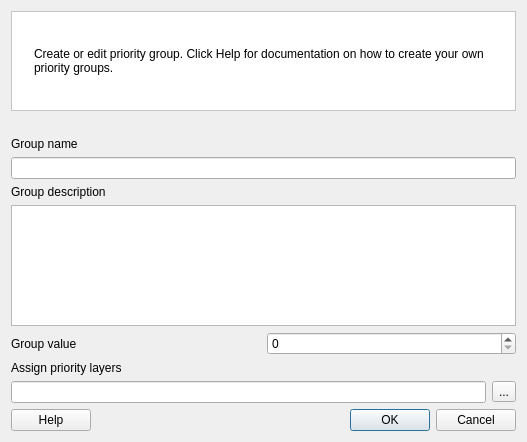
<?xml version="1.0" encoding="UTF-8"?>
<ui version="4.0">
 <class>PriorityGroupDialog</class>
 <widget class="QDialog" name="PriorityGroupDialog">
  <property name="geometry">
   <rect>
    <x>0</x>
    <y>0</y>
    <width>527</width>
    <height>442</height>
   </rect>
  </property>
  <property name="windowTitle">
   <string>Priority Group Dialog</string>
  </property>
  <layout class="QVBoxLayout" name="verticalLayout">
   <item>
    <widget class="QFrame" name="frame">
     <property name="sizePolicy">
      <sizepolicy hsizetype="Preferred" vsizetype="MinimumExpanding">
       <horstretch>0</horstretch>
       <verstretch>0</verstretch>
      </sizepolicy>
     </property>
     <property name="minimumSize">
      <size>
       <width>0</width>
       <height>100</height>
      </size>
     </property>
     <property name="maximumSize">
      <size>
       <width>16777215</width>
       <height>100</height>
      </size>
     </property>
     <property name="autoFillBackground">
      <bool>false</bool>
     </property>
     <property name="styleSheet">
      <string notr="true">background-color: rgb(255, 255, 255);</string>
     </property>
     <property name="frameShape">
      <enum>QFrame::StyledPanel</enum>
     </property>
     <property name="frameShadow">
      <enum>QFrame::Raised</enum>
     </property>
     <layout class="QHBoxLayout" name="horizontalLayout">
      <item>
       <widget class="QLabel" name="icon_la">
        <property name="sizePolicy">
         <sizepolicy hsizetype="Fixed" vsizetype="Fixed">
          <horstretch>0</horstretch>
          <verstretch>0</verstretch>
         </sizepolicy>
        </property>
        <property name="maximumSize">
         <size>
          <width>91</width>
          <height>81</height>
         </size>
        </property>
        <property name="text">
         <string/>
        </property>
        <property name="pixmap">
         <pixmap>../../../../../../../../../../../../../../.designer/icons/cplus_logo.svg</pixmap>
        </property>
        <property name="scaledContents">
         <bool>true</bool>
        </property>
       </widget>
      </item>
      <item>
       <widget class="QLabel" name="label_123">
        <property name="sizePolicy">
         <sizepolicy hsizetype="MinimumExpanding" vsizetype="Expanding">
          <horstretch>0</horstretch>
          <verstretch>0</verstretch>
         </sizepolicy>
        </property>
        <property name="text">
         <string>&lt;html&gt;&lt;head/&gt;&lt;body&gt;&lt;p&gt;Create or edit priority group. Click Help for documentation on how to create your own priority groups.&lt;/p&gt;&lt;/body&gt;&lt;/html&gt;</string>
        </property>
        <property name="scaledContents">
         <bool>false</bool>
        </property>
        <property name="wordWrap">
         <bool>true</bool>
        </property>
        <property name="openExternalLinks">
         <bool>true</bool>
        </property>
       </widget>
      </item>
     </layout>
    </widget>
   </item>
   <item>
    <spacer name="horizontalSpacer">
     <property name="orientation">
      <enum>Qt::Horizontal</enum>
     </property>
     <property name="sizeHint" stdset="0">
      <size>
       <width>40</width>
       <height>20</height>
      </size>
     </property>
    </spacer>
   </item>
   <item>
    <widget class="QLabel" name="label">
     <property name="text">
      <string>Group name</string>
     </property>
    </widget>
   </item>
   <item>
    <widget class="QLineEdit" name="group_name"/>
   </item>
   <item>
    <widget class="QLabel" name="label_2">
     <property name="text">
      <string>Group description</string>
     </property>
    </widget>
   </item>
   <item>
    <widget class="QTextEdit" name="group_description"/>
   </item>
   <item>
    <layout class="QHBoxLayout" name="horizontalLayout_2">
     <item>
      <widget class="QLabel" name="label_4">
       <property name="text">
        <string>Group value</string>
       </property>
      </widget>
     </item>
     <item>
      <widget class="QgsSpinBox" name="group_spin_box">
       <property name="suffix">
        <string/>
       </property>
       <property name="maximum">
        <number>5</number>
       </property>
      </widget>
     </item>
    </layout>
   </item>
   <item>
    <widget class="QLabel" name="label_3">
     <property name="text">
      <string>Assign priority layers</string>
     </property>
    </widget>
   </item>
   <item>
    <layout class="QHBoxLayout" name="horizontalLayout_4">
     <item>
      <widget class="QLineEdit" name="selected_layers_le"/>
     </item>
     <item>
      <widget class="QToolButton" name="select_layers_btn">
       <property name="toolTip">
        <string>Click to open selection dialog for the implementation models.</string>
       </property>
       <property name="text">
        <string>...</string>
       </property>
      </widget>
     </item>
    </layout>
   </item>
   <item>
    <layout class="QHBoxLayout" name="horizontalLayout_3">
     <item>
      <widget class="QPushButton" name="btn_help">
       <property name="text">
        <string>Help</string>
       </property>
      </widget>
     </item>
     <item>
      <spacer name="horizontalSpacer_2">
       <property name="orientation">
        <enum>Qt::Horizontal</enum>
       </property>
       <property name="sizeHint" stdset="0">
        <size>
         <width>198</width>
         <height>20</height>
        </size>
       </property>
      </spacer>
     </item>
     <item>
      <widget class="QDialogButtonBox" name="button_box">
       <property name="standardButtons">
        <set>QDialogButtonBox::Cancel|QDialogButtonBox::Ok</set>
       </property>
      </widget>
     </item>
    </layout>
   </item>
  </layout>
 </widget>
 <customwidgets>
  <customwidget>
   <class>QgsSpinBox</class>
   <extends>QSpinBox</extends>
   <header>qgsspinbox.h</header>
  </customwidget>
 </customwidgets>
 <resources/>
 <connections>
  <connection>
   <sender>button_box</sender>
   <signal>accepted()</signal>
   <receiver>PriorityGroupDialog</receiver>
   <slot>accept()</slot>
   <hints>
    <hint type="sourcelabel">
     <x>276</x>
     <y>556</y>
    </hint>
    <hint type="destinationlabel">
     <x>65</x>
     <y>-24</y>
    </hint>
   </hints>
  </connection>
  <connection>
   <sender>button_box</sender>
   <signal>rejected()</signal>
   <receiver>PriorityGroupDialog</receiver>
   <slot>reject()</slot>
   <hints>
    <hint type="sourcelabel">
     <x>199</x>
     <y>552</y>
    </hint>
    <hint type="destinationlabel">
     <x>32</x>
     <y>-2</y>
    </hint>
   </hints>
  </connection>
 </connections>
</ui>
